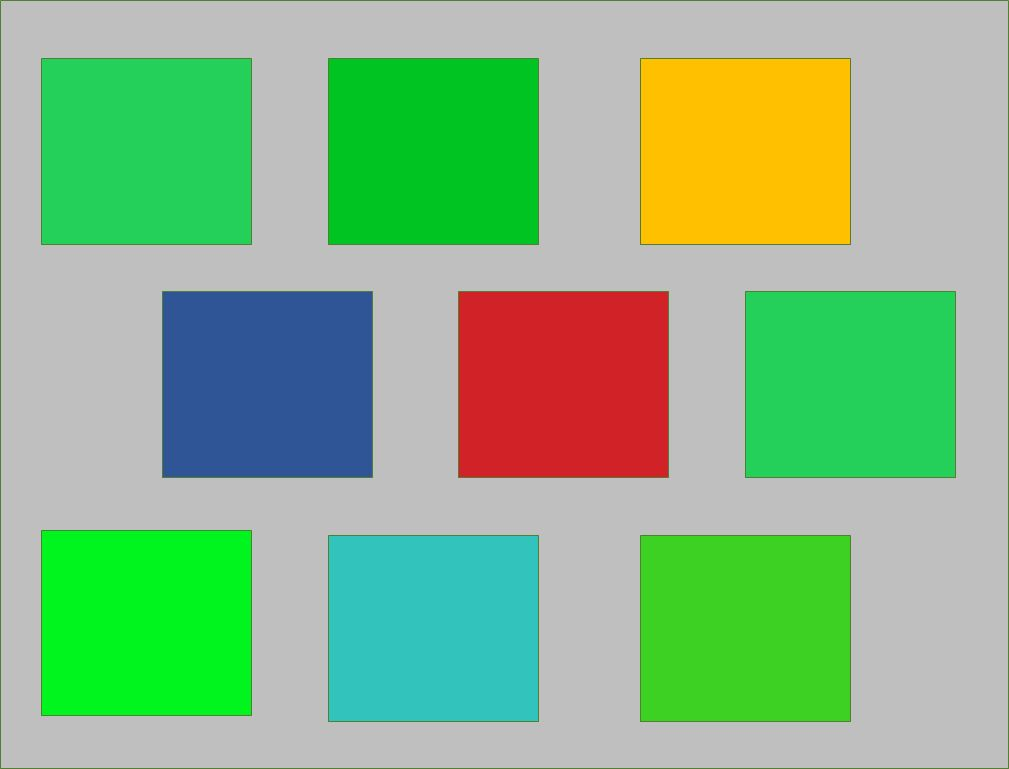
#> input picture 2017/training/greenTestPattern.jpg, 1009 x 769 px, given in place of the camera
$ python spartan_overlay.py
#> lines starting #> are read from the running program, lines starting #| are printed output that depends on the picture; after the words box and inside, x2 and y2 are one past the last pixel; in counts of white or black regions, pixels touching at a corner belong together
### 2020/python_example/grip.py
import cv2
import numpy
import math
from enum import Enum

class GripPipeline:
    """
    An OpenCV pipeline generated by GRIP.
    """

    def __init__(self):
        """initializes all values to presets or None if need to be set
        """

        self.__blur_type = BlurType.Median_Filter
        self.__blur_radius = 0.0

        self.blur_output = None

        self.__hsv_threshold_input = self.blur_output
        self.__hsv_threshold_hue = [11.33093525179856, 32.55972696245734]
        self.__hsv_threshold_saturation = [128.41726618705036, 255.0]
        self.__hsv_threshold_value = [100.89928057553956, 255.0]

        self.hsv_threshold_output = None

        self.__find_contours_input = self.hsv_threshold_output
        self.__find_contours_external_only = True

        self.find_contours_output = None

        self.__filter_contours_contours = self.find_contours_output
        self.__filter_contours_min_area = 500.0
        self.__filter_contours_min_perimeter = 0.0
        self.__filter_contours_min_width = 10.0
        self.__filter_contours_max_width = 1000.0
        self.__filter_contours_min_height = 10.0
        self.__filter_contours_max_height = 1000
        self.__filter_contours_solidity = [24.280575539568343, 100.0]
        self.__filter_contours_max_vertices = 1000000
        self.__filter_contours_min_vertices = 0
        self.__filter_contours_min_ratio = 0.5
        self.__filter_contours_max_ratio = 1.5

        self.filter_contours_output = None


    def process(self, source0):
        """
        Runs the pipeline and sets all outputs to new values.
        """
        # Step Blur0:
        self.__blur_input = source0
        (self.blur_output) = self.__blur(self.__blur_input, self.__blur_type, self.__blur_radius)

        # Step HSV_Threshold0:
        self.__hsv_threshold_input = self.blur_output
        (self.hsv_threshold_output) = self.__hsv_threshold(self.__hsv_threshold_input, self.__hsv_threshold_hue, self.__hsv_threshold_saturation, self.__hsv_threshold_value)

        # Step Find_Contours0:
        self.__find_contours_input = self.hsv_threshold_output
        (self.find_contours_output) = self.__find_contours(self.__find_contours_input, self.__find_contours_external_only)

        # Step Filter_Contours0:
        self.__filter_contours_contours = self.find_contours_output
        (self.filter_contours_output) = self.__filter_contours(self.__filter_contours_contours, self.__filter_contours_min_area, self.__filter_contours_min_perimeter, self.__filter_contours_min_width, self.__filter_contours_max_width, self.__filter_contours_min_height, self.__filter_contours_max_height, self.__filter_contours_solidity, self.__filter_contours_max_vertices, self.__filter_contours_min_vertices, self.__filter_contours_min_ratio, self.__filter_contours_max_ratio)


    @staticmethod
    def __blur(src, type, radius):
        """Softens an image using one of several filters.
        Args:
            src: The source mat (numpy.ndarray).
            type: The blurType to perform represented as an int.
            radius: The radius for the blur as a float.
        Returns:
            A numpy.ndarray that has been blurred.
        """
        if(type is BlurType.Box_Blur):
            ksize = int(2 * round(radius) + 1)
            return cv2.blur(src, (ksize, ksize))
        elif(type is BlurType.Gaussian_Blur):
            ksize = int(6 * round(radius) + 1)
            return cv2.GaussianBlur(src, (ksize, ksize), round(radius))
        elif(type is BlurType.Median_Filter):
            ksize = int(2 * round(radius) + 1)
            return cv2.medianBlur(src, ksize)
        else:
            return cv2.bilateralFilter(src, -1, round(radius), round(radius))

    @staticmethod
    def __hsv_threshold(input, hue, sat, val):
        """Segment an image based on hue, saturation, and value ranges.
        Args:
            input: A BGR numpy.ndarray.
            hue: A list of two numbers the are the min and max hue.
            sat: A list of two numbers the are the min and max saturation.
            lum: A list of two numbers the are the min and max value.
        Returns:
            A black and white numpy.ndarray.
        """
        out = cv2.cvtColor(input, cv2.COLOR_BGR2HSV)
        return cv2.inRange(out, (hue[0], sat[0], val[0]),  (hue[1], sat[1], val[1]))

    @staticmethod
    def __find_contours(input, external_only):
        """Sets the values of pixels in a binary image to their distance to the nearest black pixel.
        Args:
            input: A numpy.ndarray.
            external_only: A boolean. If true only external contours are found.
        Return:
            A list of numpy.ndarray where each one represents a contour.
        """
        if(external_only):
            mode = cv2.RETR_EXTERNAL
        else:
            mode = cv2.RETR_LIST
        method = cv2.CHAIN_APPROX_SIMPLE
        contours, hierarchy =cv2.findContours(input, mode=mode, method=method)
        return contours

    @staticmethod
    def __filter_contours(input_contours, min_area, min_perimeter, min_width, max_width,
                        min_height, max_height, solidity, max_vertex_count, min_vertex_count,
                        min_ratio, max_ratio):
        """Filters out contours that do not meet certain criteria.
        Args:
            input_contours: Contours as a list of numpy.ndarray.
            min_area: The minimum area of a contour that will be kept.
            min_perimeter: The minimum perimeter of a contour that will be kept.
            min_width: Minimum width of a contour.
            max_width: MaxWidth maximum width.
            min_height: Minimum height.
            max_height: Maximimum height.
            solidity: The minimum and maximum solidity of a contour.
            min_vertex_count: Minimum vertex Count of the contours.
            max_vertex_count: Maximum vertex Count.
            min_ratio: Minimum ratio of width to height.
            max_ratio: Maximum ratio of width to height.
        Returns:
            Contours as a list of numpy.ndarray.
        """
        output = []
        for contour in input_contours:
            x,y,w,h = cv2.boundingRect(contour)
            if (w < min_width or w > max_width):
                continue
            if (h < min_height or h > max_height):
                continue
            area = cv2.contourArea(contour)
            if (area < min_area):
                continue
            if (cv2.arcLength(contour, True) < min_perimeter):
                continue
            hull = cv2.convexHull(contour)
            solid = 100 * area / cv2.contourArea(hull)
            if (solid < solidity[0] or solid > solidity[1]):
                continue
            if (len(contour) < min_vertex_count or len(contour) > max_vertex_count):
                continue
            ratio = (float)(w) / h
            if (ratio < min_ratio or ratio > max_ratio):
                continue
            output.append(contour)
        return output


BlurType = Enum('BlurType', 'Box_Blur Gaussian_Blur Median_Filter Bilateral_Filter')

### 2020/python_example/spartan_overlay.py
# this is a standalone that should be able to inherit any grip pipeline and decorate it
# intended to be used with the wpi multicamera server and a grip pipeline
# note that GRIP is old so sometimes you have to correct the cv2 return values on some of the auto-generated code
# 2/8/2020 CJH FRC team 2429
from grip import GripPipeline  #put your GRIP generated grip.py in the same folder
import cv2
import time
import math
from threading import Thread

class SpartanOverlay(GripPipeline):
    """Extend the GRIP pipeline for analysis and overlay w/o breaking the pure GRIP output pipeline"""
    def __init__(self):
        super().__init__()
        # can override the GRIP parameters here if we need to

        self.targets = 0
        self.image = None
        self.start_time = 0
        self.end_time = 0

        self.distance_to_target = 0
        self.rotation_to_target = 0
        self.strafe_to_target = 0
        self.aspect_ratio = 0
        self.height = 0

        self.camera_shift = 0

    def bounding_box_sort_contours(self, method='size'):
        """Get sorted contours and bounding boxes from our list of filtered contours
            This can be very simple if all we wanted was size

            :param method: one of [size, left-to-right, right-to-left, top-down or bottom-up]
            :return: None but sets self.filter_contours_output and self.bounding_boxes
            """
        # method for the sort at https://www.pyimagesearch.com/2015/04/20/sorting-contours-using-python-and-opencv/
        for ix, contour in enumerate(self.filter_contours_output):
            pass
           # x, y, w, h = cv2.boundingRect(contour)
           # print(f"Contour {ix} has area {cv2.contourArea(contour)} with width {w} and height {h} at location ({x},{y})")

        # *** Give ourselves some options on sorting, defaulting to size (closest) ***
        # if sorting by location, figure out if sorting by x or y coordinate
        if method == "top-down" or method == "bottom-up":
            axis = 1
        else:
            axis = 0
        # below in zip sort we will sort on the axis (x or y) of second list in the zip (the bounding box)
        key = lambda b: b[1][axis]
        # handle if we need to sort in reverse, change sorting key for size
        if method == 'left-to-right' or method == 'top-down':
            reverse = False
        elif method == 'right-to-left' or method == 'bottom-up':
            reverse = True
        else:  # sort by size
            key = lambda b: cv2.contourArea(b[0])
            reverse = True

        # could easily append a max_contours parameter here and limit to [:n] choices
        # we want the bounding boxes later anyway for
        bounding_boxes = [cv2.boundingRect(c) for c in self.filter_contours_output]
        # neat use of zip(*foo) to to give you back the lists you zipped to sort
        (self.filter_contours_output, self.bounding_boxes) = \
            zip(*sorted(zip(self.filter_contours_output, bounding_boxes), key=key, reverse=reverse))

        # if you only wanted size it would be really simple - just do key = cv.contourArea and reverse = True w/o a zip
        #self.filter_contours_output = sorted(self.filter_contours_output, key=key, reverse=reverse)[:5]

    def get_target_attributes(self, camera='lifecam'):
        self.distance_to_target = 0
        self.rotation_to_target = 0
        self.strafe_to_target = 0
        self.aspect_ratio = 0
        self.height = 0

        # object parameters
        object_height = 7  # 2020 squishy yellow ball
        object_width = 7  # 2020 squishy yellow ball

        # camera specific parameters
        self.camera_shift = 0  # when the cameras are flawed (center of camera bore axis not center of image)
        # need to do extra math if camera bore at an angle to the object
        camera_height = 33  # camera vertical distance above ground, use when cam looking at objects on ground
        if camera =='lifecam':
            camera_fov = 55  # Lifecam 320x240
        elif camera =='geniuscam':
            camera_fov = 90  # Genius 120 352x288
            self.camera_shift = -8  # had one at 14 pixels, another at -8 - apparently genius cams have poor QC
        elif camera == 'c270':
            camera_fov = 59  # Logitech C290 432x240

        # let's just do the calculations on the closest one for now; we could loop through them all easily enough
        x, y, w, h = self.bounding_boxes[0]
        self.aspect_ratio = h/w
        self.height = h
        target_width_fraction_fov = w / self.x_resolution

        # X and Y are scaled from -1 to 1 in each direction to help with rotation
        # so distances in these coordinates need to be divided by two to get percentage of fov
        moments = cv2.moments(self.filter_contours_output[0])
        centroid_x = int(-self.camera_shift + (moments["m10"] / moments["m00"]))
        centroid_y = int(moments["m01"] / moments["m00"])
        target_x = (-1.0 + 2.0*centroid_x/self.x_resolution)  # could also be (x+w/2) / self.x_resolution
        target_y = (-1.0 + 2.0*centroid_y/self.y_resolution)
        self.rotation_to_target = target_x * camera_fov / 2.0
        self.distance_to_target = object_width / (2.0 * math.tan(target_width_fraction_fov * math.radians(camera_fov) / 2.0))
        self.strafe_to_target = math.sin(math.radians(self.rotation_to_target)) * self.distance_to_target

    def overlay_bounding_boxes(self):
        """Draw a box around all of our contours with the main one emphasized"""
        for ix, contour in enumerate(self.filter_contours_output):
            if ix == 0:
                color = (255, 0, 0)  # blue for our primary target
                thickness = 2
            else:
                color = (0, 255, 0) # green for the other bogeys
                thickness = 1
            rect = cv2.boundingRect(contour)
            #print(rect)
            self.image = cv2.rectangle(self.image, (int(rect[0]), int(rect[1])), (int(rect[0] + rect[2]), int(rect[1] + rect[3])), color, thickness)
        pass

    def overlay_text(self):
        """Write our object information to the image"""
        self.end_time = time.time()
        info_text_location = (int(0.035*self.x_resolution), 12)
        info_text_color = (0, 255, 255)
        target_text_color = (255, 255, 0)
        target_warning_color = (20, 20, 255)
        target_text_location = (int(0.7 * self.x_resolution), 13)
        target_area_text_location = (int(0.02 * self.x_resolution), 27)
        target_dist_text_location = (0.03 * self.x_resolution, self.y_resolution - 20)

        # black bar at top of image
        cv2.rectangle(self.image, (0, 0), (self.x_resolution, int(0.12 * self.y_resolution)), (0, 0, 0), -1)
        if len(self.filter_contours_output) > 0:  #  contours found
            cv2.putText(self.image, f"Dist: {self.distance_to_target:3.0f} Str: {self.strafe_to_target:2.1f} H: {self.height:2.0f} AR: {self.aspect_ratio:1.1f} Rot: {self.rotation_to_target:+2.0f} deg", target_area_text_location, 1, 0.9, target_text_color, 1)
            if (self.distance_to_target > 10):
                cv2.putText(self.image, "Targeted", target_text_location, 1, 0.9, target_text_color, 1);
            else:
                cv2.putText(self.image, "Eaten!", target_text_location, 1, 1.0, target_warning_color, 1);
            # decorations - target lines, boxes, bullseyes, etc
            # TODO - add decorations for when we have a target - needs the camera_shift to do it right
            cv2.line(self.image, (int(0.3*self.x_resolution + self.camera_shift), int(0.77*self.y_resolution)), (int(0.3*self.x_resolution + self.camera_shift), int(0.14*self.y_resolution)), (0,255,0), 2)
            cv2.line(self.image, (int(0.7*self.x_resolution + self.camera_shift), int(0.77*self.y_resolution)), (int(0.7*self.x_resolution + self.camera_shift), int(0.14*self.y_resolution)), (0,255,0), 2)
        else:  # no contours
            # decorations - target lines, boxes, bullseyes, etc for when there is no target recognized
            # TODO - add decorations for when we do not have a target
            cv2.line(self.image, (int(0.3*self.x_resolution + self.camera_shift), int(0.77*self.y_resolution)), (int(0.3*self.x_resolution + self.camera_shift), int(0.14*self.y_resolution)), (127,127,127), 1)
            cv2.line(self.image, (int(0.7*self.x_resolution + self.camera_shift), int(0.77*self.y_resolution)), (int(0.7*self.x_resolution + self.camera_shift), int(0.14*self.y_resolution)), (127,127,127), 1)
            pass

        cv2.putText(self.image, f"FPS: {int(1.0 /(self.end_time - self.start_time))} Bogeys: {len(self.filter_contours_output)}",
                        info_text_location, 1, 0.9, info_text_color, 1)


    def post_to_networktables(self):
        """Send object information to networktables"""
        pass

    def get_network_table(self):
        """Grab the appropriate network table for our team"""
        pass

    def process(self, image, method='size', post_to_nt=True, camera='lifecam'):
        """Run the parent pipeline and then continue to do custom overlays and reporting
           Run this the same way you would the wpilib examples on pipelines
           e.g. call it in the capture section of the camera server
           :param method: sort method [size, left-to-right, right-to-left, top-down or bottom-up]
           :param post_to_nt: whether to post to a networktable named self.table_name
           """

        self.start_time = time.time()
        super(self.__class__, self).process(image)
        # we just processed the incoming image with the parent GRIP pipeline and have our filtered contours.  now sort
        self.image = image
        self.y_resolution, self.x_resolution, self.channels = self.image.shape
        if len(self.filter_contours_output) > 0:
            self.bounding_box_sort_contours(method=method)
            self.overlay_bounding_boxes()
            self.get_target_attributes(camera=camera)
        self.overlay_text()
        if post_to_nt:
            self.post_to_networktables()
        return [self.targets, self.distance_to_target, self.strafe_to_target, self.height, self.rotation_to_target]


    # [5 lines left out: function process_thread, not called in this run]

    def update(self, method='size', camera='geniuscam'):
        # quick way to loop
#> called with method = 'right-to-left', camera = 'geniuscam'
        self.stopped = False
        self.count = 0
        cam = cv2.VideoCapture(0, cv2.CAP_DSHOW)
        # keep looping infinitely until the thread is stopped
        while True:
            # if the thread indicator variable is set, stop the thread
            if self.stopped:
                return
            # otherwise, read the next frame from the stream
            self.count += 1
            s, im = cam.read()  # captures image
#> im is the input picture: shape (769, 1009, 3); mean B, G, R 136.2, 182.8, 138.5
            self.process(image=im, method=method, camera=camera)
#> in __hsv_threshold, `return cv2.inRange(out, (hue[0], sat[0], val[0]),  (hue[1], sat[1], va..`:
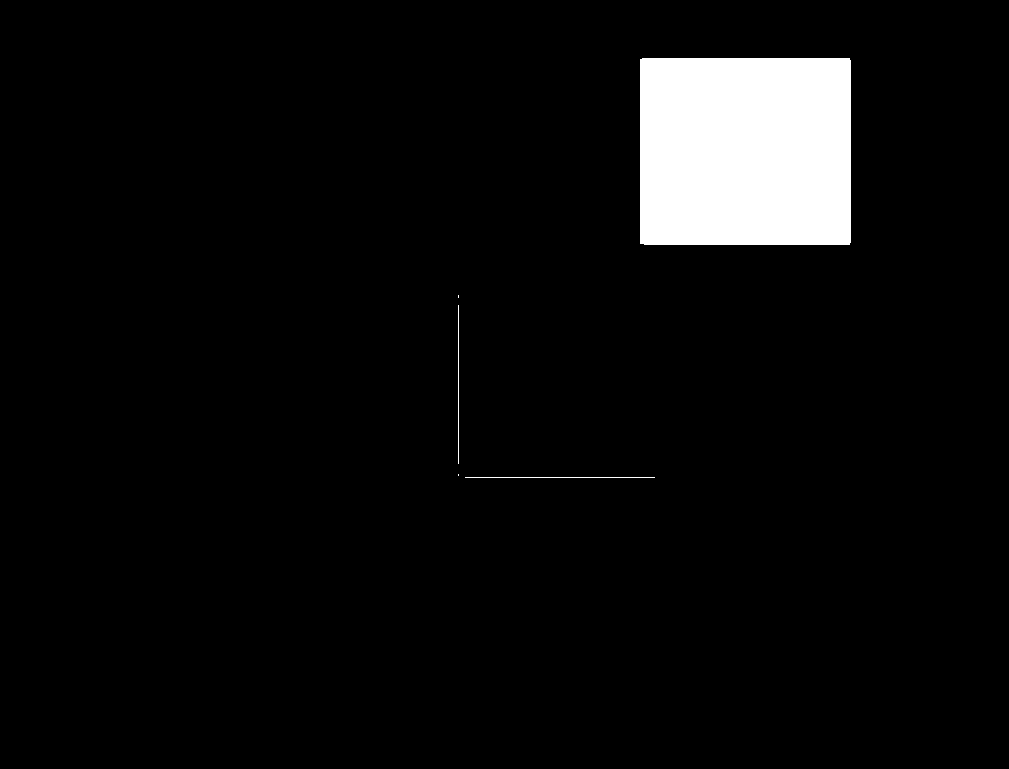
#> returned value: shape (769, 1009); 5.1% white; 5 white regions (2 under 20 px), largest, box (x1, y1, x2, y2) and area: (640, 58, 851, 245) 39447, (465, 477, 655, 478) 190, (458, 305, 459, 464) 159
#> in overlay_text, `cv2.line(self.image, (int(0.7*self.x_resolution + self.camera_shift), ..`:
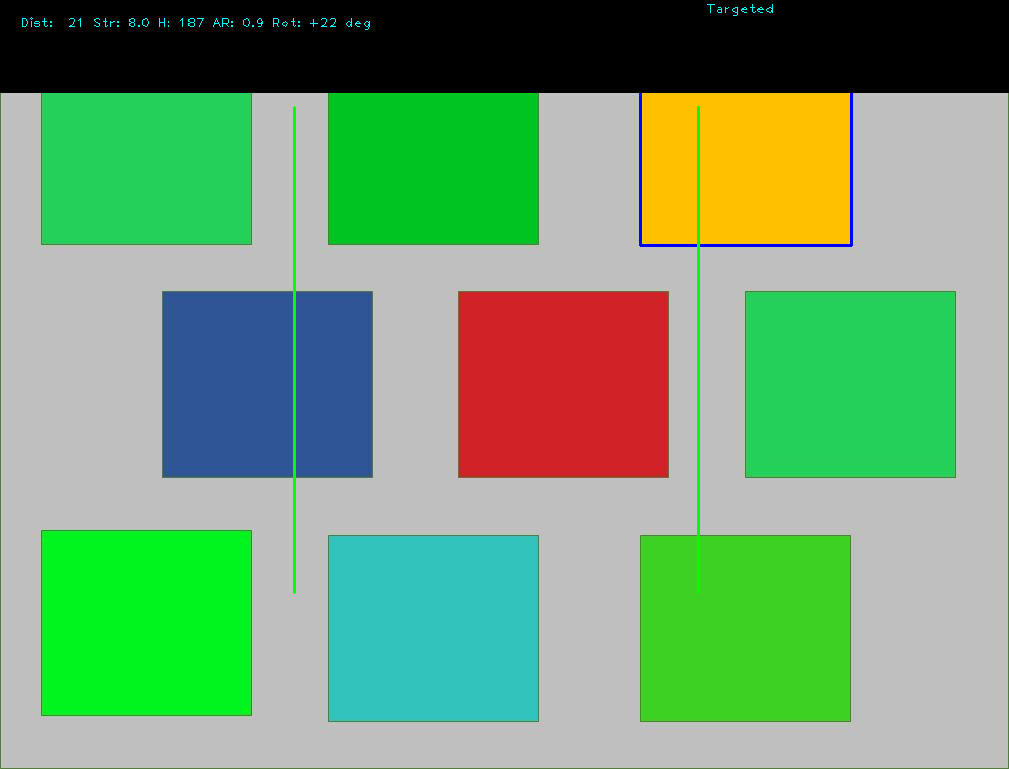
#> self.image: shape (769, 1009, 3); mean B, G, R 117.5, 159.8, 117.3
            cv2.imshow(f"Test Picture: sorting by {method}", self.image)  # displays captured image
            if cv2.waitKey(1) & 0xFF is ord('q'):
#> (key q is pressed here)
                self.stopped = True
                cv2.destroyAllWindows()
                cam.release()

if __name__ == "__main__":
    """Test things out with just a few images"""
    start_time = time.time()
    """
    count = 0
    run_time = 1
    methods = ['top-down', 'bottom-up', 'right-to-left', 'left-to-right', 'size']
    methods = ['size', 'left-to-right']
    for method in methods:
        count += 1
        cam = cv2.VideoCapture(0, cv2.CAP_DSHOW)
        s, im = cam.read()  # captures image
        pipeline = SpartanOverlay()
        pipeline.process(image=im, method=method)
        cv2.imshow(f"Test Picture: sorting by {method}", pipeline.image)  # displays captured image
        cv2.waitKey(0)
        cv2.destroyAllWindows()
        cam.release()

#        if cv2.waitKey(1) & 0xFF == ord('q'):
#            break
    #cv2.waitKey(0)
"""
    pipeline = SpartanOverlay()
    # this is supposed to spawn a thread ...
    #pipeline.process_thread(method='left-to-right')
    pipeline.update(method='right-to-left')
    print(f"Processed {pipeline.count} images in {round(time.time()-start_time, 2)} seconds ({round(pipeline.count/(time.time()-start_time),1)} FPS)")
